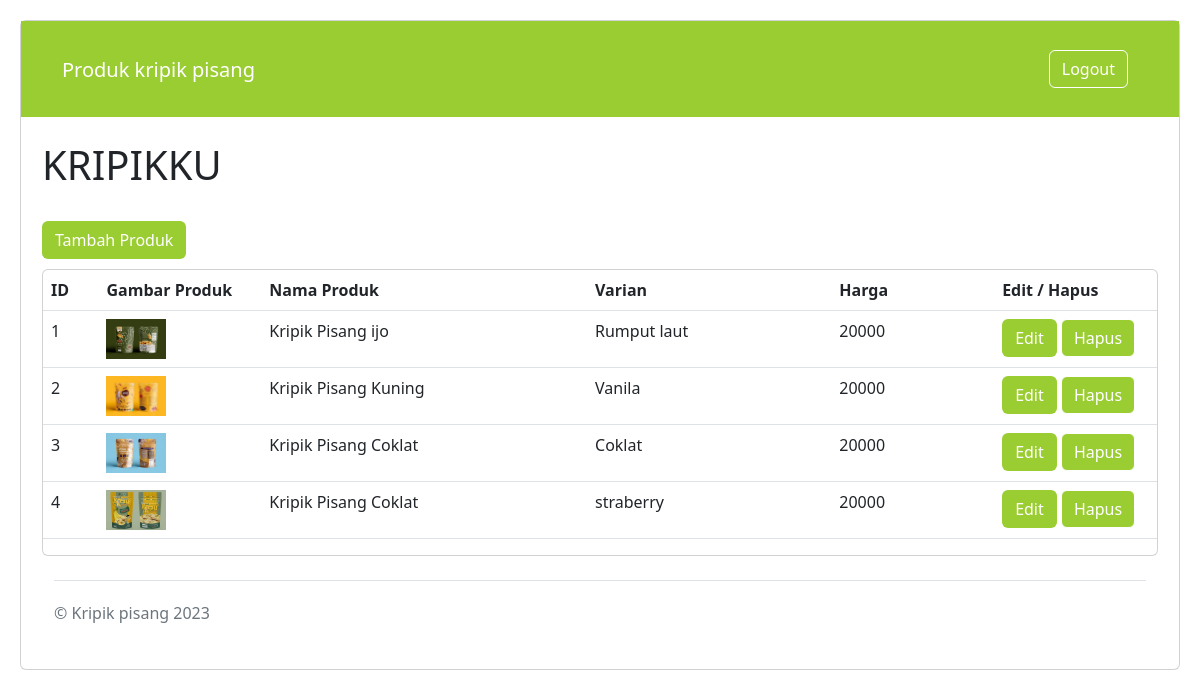
The app's page /admin/produk.php (signed in) with its own data.
### tables this page shows
CREATE TABLE `produk` (
  `ID_PRODUK` varchar(5) NOT NULL,
  `NAMA_PRODUK` varchar(20) NOT NULL,
  `VARIAN` varchar(20) NOT NULL,
  `STOK` int(11) NOT NULL,
  `HARGA` int(15) NOT NULL,
  `GAMBAR` varchar(25) NOT NULL
);

### admin/produk.php (the view, shortened to what this page needs)
<!doctype html>
<html lang="en">
  <head>
    <link href="https://cdn.jsdelivr.net/npm/bootstrap@5.2.0-beta1/dist/css/bootstrap.min.css"
    rel="stylesheet"
>
  </head>
  <body>
<div class="card" >
    <nav class="navbar navbar-expand-lg sticky-top ">
        <div class="container d-flex align-items-center">
            <a class="navbar-brand" href="#">Produk kripik pisang</a>
            <a class="btn logout-button"
            href="logout.php"
            style="margin-right: 30px;">Logout</a>
        </div>
    </nav>
    <br>
<section id="hero">
  <div class="container  ">
    <div class="row h-100 ">
    <div class ="">
      <h1>KRIPIKKU</h1>
      <br>
      <a href="tambah-produk.php"  class="btn ">Tambah Produk</a>
      <br>
      <div class="card" style="margin-top: 10px;">
      <table class="table">
        <thead>
          <tr>
            <th scope="col">ID</th>
            <th scope="col">Gambar Produk</th>
            <th scope="col">Nama Produk</th>
            <th scope="col">Varian</th>
            <th scope="col">Harga</th>
             <th scope="col">Edit / Hapus</th>
          </tr>
      </thead>
        <tbody>
            <?php
                include ('config.php');
                $sql=mysqli_query($config, "select * from produk order by ID_PRODUK ASC");
                $no=1;
                    while ($row=mysqli_fetch_array($sql)){
                        echo "
                           <tr>
                            <td width='30'>".$no."</td>
                            <td width='100'><image width='60px' src='img/".$row['GAMBAR']."'></td>
                            <td width='200'>".$row['NAMA_PRODUK']."</td>
                            <td width='150'>".$row['VARIAN']."</td>
                            <td width='100'>".$row['HARGA']."</td>
                            <td width='100'><a class='btn '
                            href='ubah-produk.php?ID_PRODUK=".$row['ID_PRODUK']."'>Edit</a>
                            <a class='btn logout-button'
                            href='produk-hapus.php?ID_PRODUK=".$row['ID_PRODUK']."'>Hapus</a> </td>
                          </tr>
                                        ";
                  $no++;
                };
            ?>
            </tbody>
      </table>
    </div>
    <div class="container">
        <footer class="d-flex flex-wrap justify-content-between align-items-center py-3 my-4 border-top">
          <p class="col-md-4 mb-0 text-muted">&copy; Kripik pisang 2023</p>
          <a href="/" class="col-md-4 d-flex align-items-center justify-content-center mb-3 mb-md-0 me-md-auto link-dark text-decoration-none">
            <svg class="bi me-2" width="40" height="32"><use xlink:href="#bootstrap"/></svg>
          </a>
        </footer>
    </div>
    </div>
  </body>
</html>

### admin/produk.php (style rules this page uses)
body { padding: 20px; }
.navbar { background-color: yellowgreen; height: 12vh; line-height: 45px; color: white; }
.navbar-brand { color: #ffffff; margin-left: 20px; }
.btn { background-color: yellowgreen; color: #ffffff; }
.logout-button { background-color: yellowgreen; color: white; border-color: white; }

### records on screen
produk: GAMBAR (picture), NAMA_PRODUK "Kripik Pisang ijo", VARIAN "Rumput laut", HARGA "20000"
produk: GAMBAR (picture), NAMA_PRODUK "Kripik Pisang Kuning", VARIAN "Vanila", HARGA "20000"
produk: GAMBAR (picture), NAMA_PRODUK "Kripik Pisang Coklat", VARIAN "Coklat", HARGA "20000"
produk: GAMBAR (picture), NAMA_PRODUK "Kripik Pisang Coklat", VARIAN "straberry", HARGA "20000"
